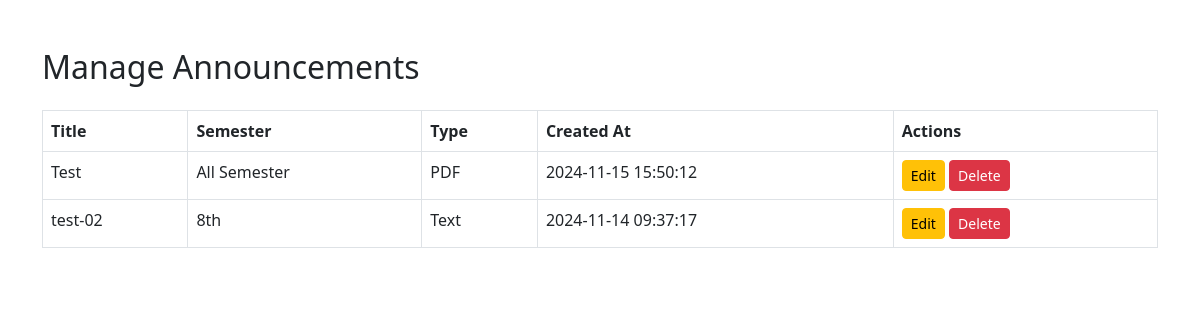
The app's page /teacher/manage_announcements.php (signed in) with its own data.
### tables this page shows
CREATE TABLE `announcements` (
  `id` int(11) NOT NULL,
  `title` varchar(255) NOT NULL,
  `content` text DEFAULT NULL,
  `file_path` varchar(255) DEFAULT NULL,
  `semester` enum('All Semester','1st','2nd','3rd','4th','5th','6th','7th','8th') NOT NULL,
  `created_at` timestamp NOT NULL DEFAULT current_timestamp()
);

### teacher/manage_announcements.php (the view, shortened to what this page needs)
<?php
include '../db/database.php';
$announcements = $conn->query("SELECT * FROM announcements ORDER BY created_at DESC");
?>
<!DOCTYPE html>
<html lang="en">
<head>
    <link rel="stylesheet" href="https://cdn.jsdelivr.net/npm/bootstrap@5.3.0/dist/css/bootstrap.min.css">
</head>
<body>
<div class="container mt-5">
    <h2>Manage Announcements</h2>
    <table class="table table-bordered mt-4">
        <thead>
            <tr>
                <th>Title</th>
                <th>Semester</th>
                <th>Type</th>
                <th>Created At</th>
                <th>Actions</th>
            </tr>
        </thead>
        <tbody>
            <?php while ($announcement = $announcements->fetch_assoc()): ?>
                <tr>
                    <td><?= htmlspecialchars($announcement['title']); ?></td>
                    <td><?= htmlspecialchars($announcement['semester']); ?></td>
                    <td><?= isset($announcement['file_path']) ? 'PDF' : 'Text'; ?></td>
                    <td><?= htmlspecialchars($announcement['created_at']); ?></td>
                    <td>
                        <a href="edit_announcement.php?id=<?= $announcement['id']; ?>" class="btn btn-warning btn-sm">Edit</a>
                        <a href="delete_announcement.php?id=<?= $announcement['id']; ?>" class="btn btn-danger btn-sm" onclick="return confirm('Are you sure you want to delete this announcement?');">Delete</a>
                    </td>
                </tr>
            <?php endwhile; ?>
        </tbody>
    </table>
</div>
</body>
</html>

### records on screen
announcements: title "Test", semester "All Semester", shows "PDF", created_at "2024-11-15 15:50:12"
announcements: title "test-02", semester "8th", shows "Text", created_at "2024-11-14 09:37:17"
